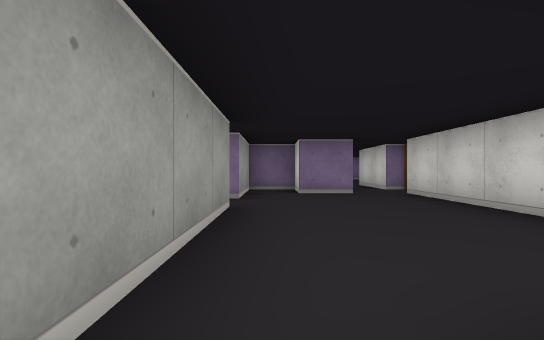
View 1 (above)

24 first-person views from a walk through a cub3D maze. The camera is about half as high as the walls, looks level and sees 85° across. The floor is counted in squares. Each view is taken from the middle of a square. On the plan, view 1 faces up. The plan holds only what a view shows up to about 9 squares ahead; the rest is blank.

View 2
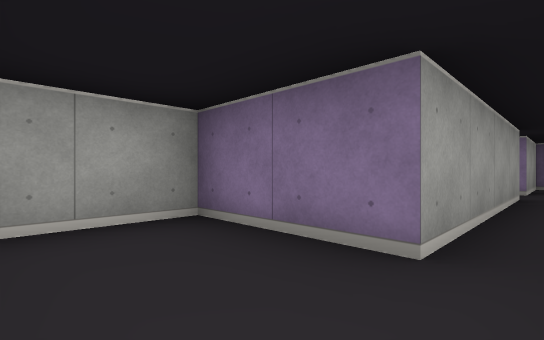

View 3
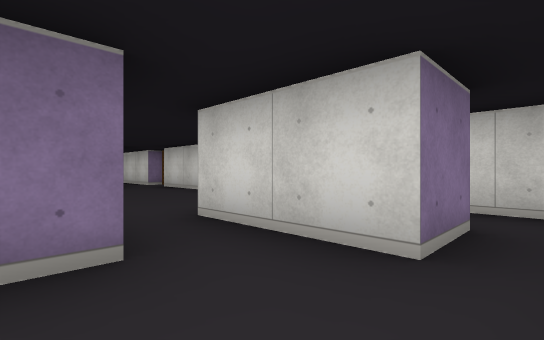

View 4
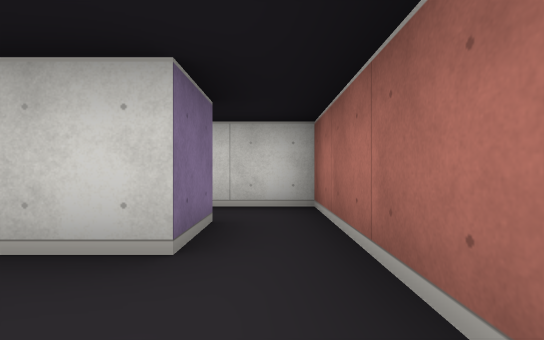

View 5
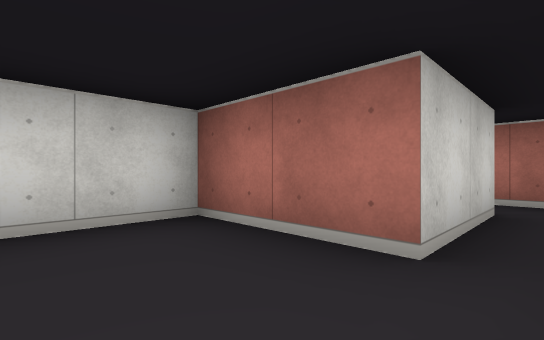

View 6
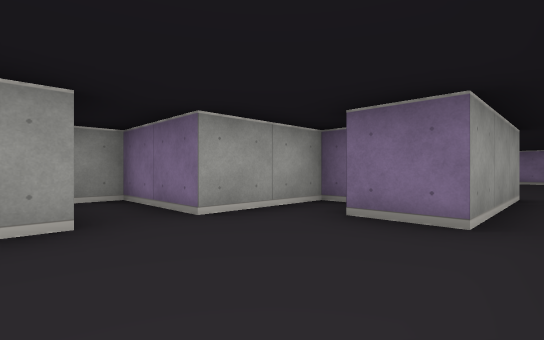

View 7
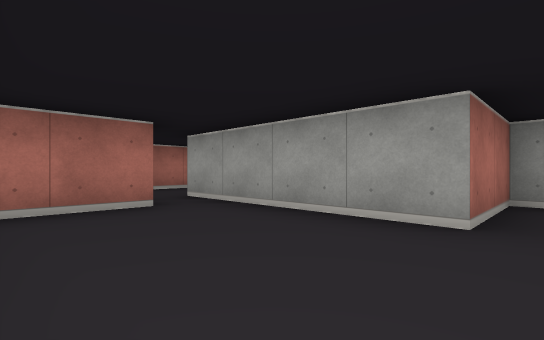

View 8
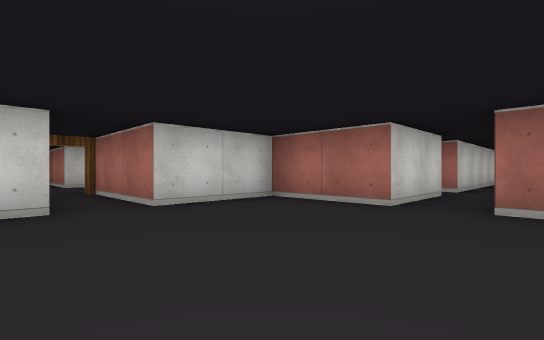

View 9
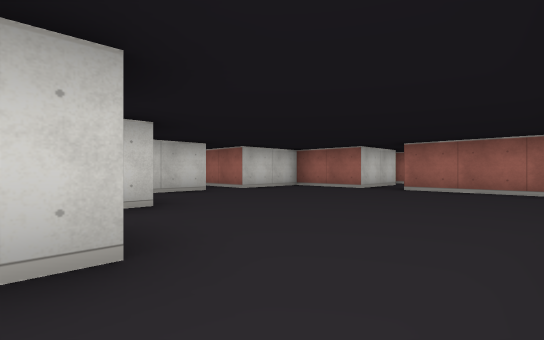

View 10
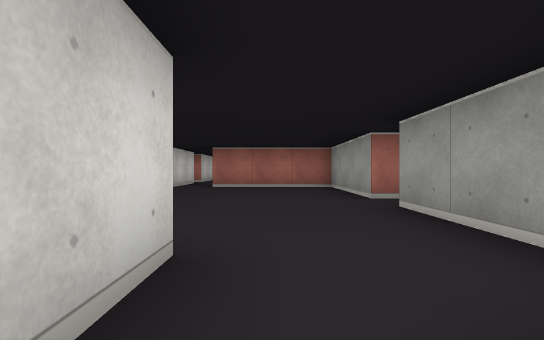

View 11
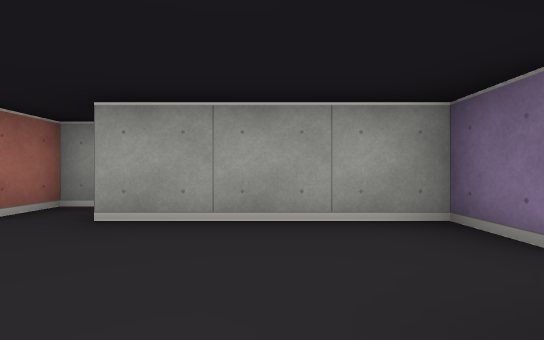

View 12
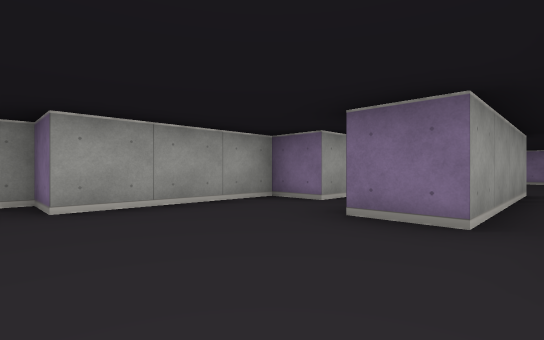

View 13
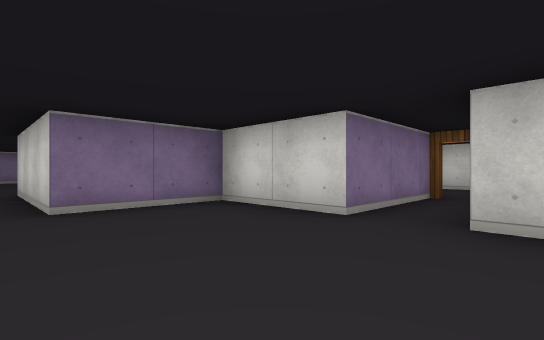

View 14
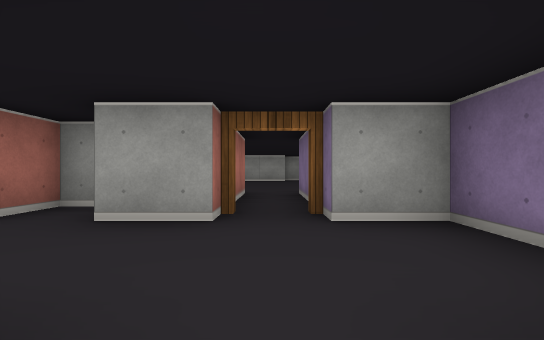

View 15
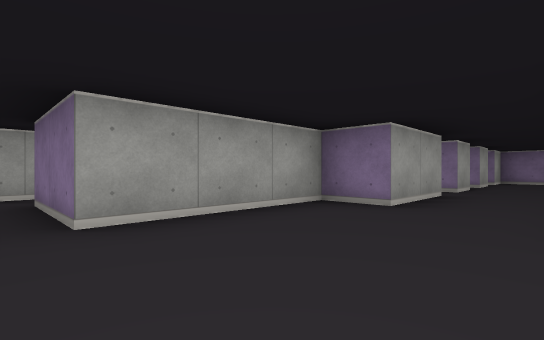

View 16
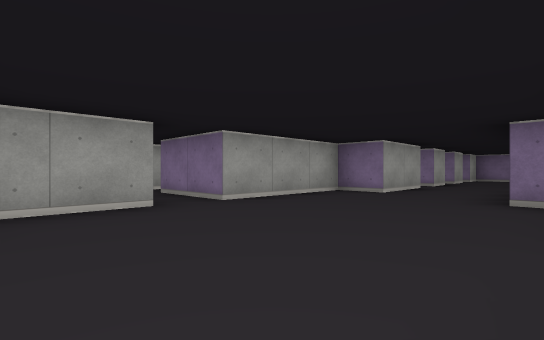

View 17
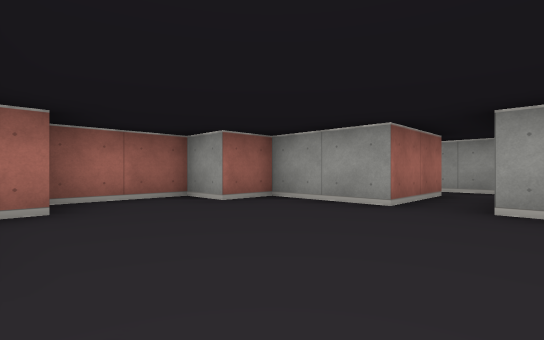

View 18
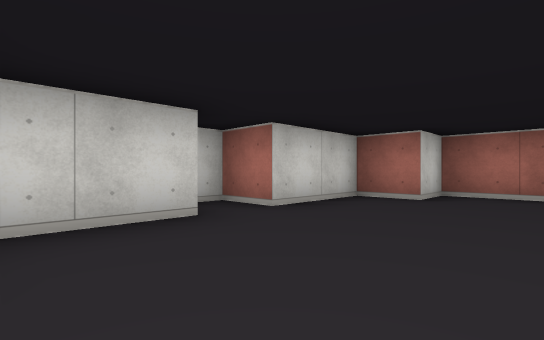

View 19
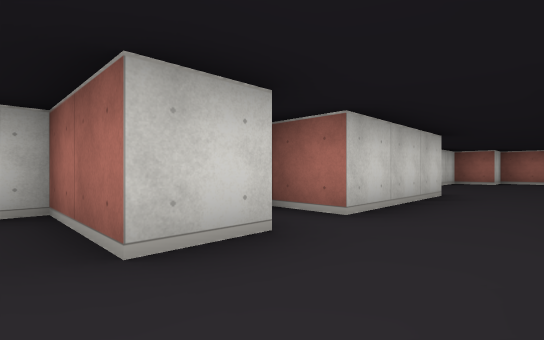

View 20
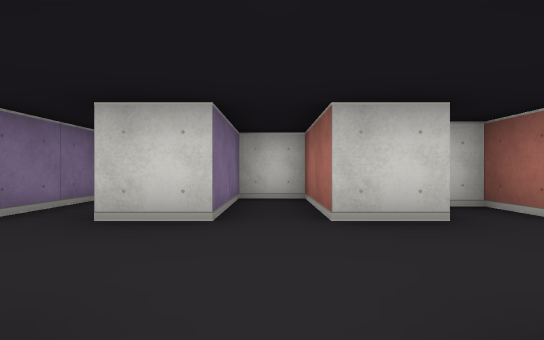

View 21
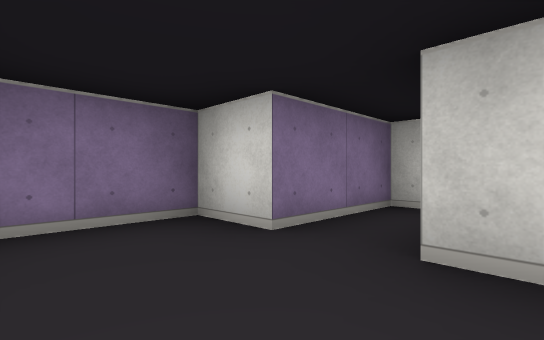

View 22
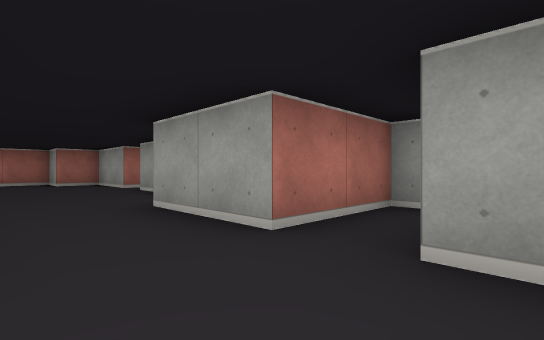

View 23
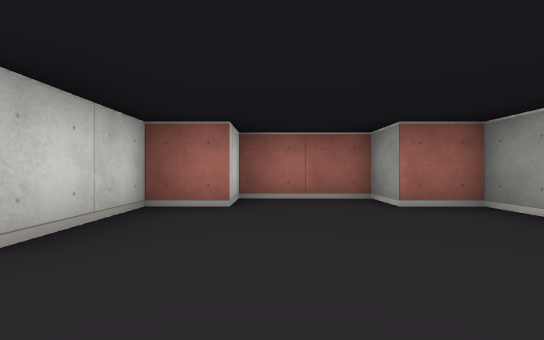

View 24
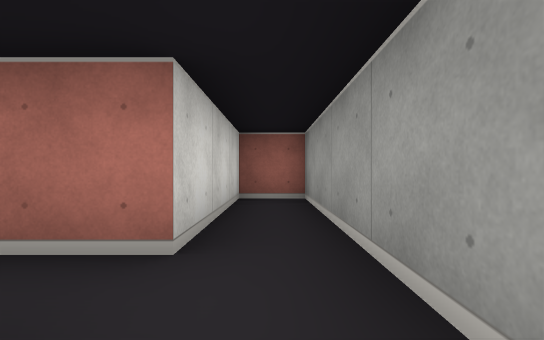

### Floor plan
Points are (right, up) in squares from view 1. A wall is a line through its corners. A room is listed if a view was taken in it or the views show most of it. See-through windows are left out.
Room 1 (views 1, 2, 3, 4)
walls: (-0.5, 0.5) (-0.5, -0.5) (-2.5, -0.5) (-2.5, -2); (1.5, -1.5) (0.5, -1.5) (0.5, 0.5); (-1.6, -2.5) (2.5, -2.5) (2.5, -1.2)
ways out: opening at (0, 0) to room 2
Room 2 (views 5, 6, 7)
walls: (2.5, 6.5) (2.5, 8.5); (0.5, 0.5) (2.5, 0.5) (2.5, 5.5); (1.5, 8.5) (1.5, 5.5) (0.5, 5.5) (0.5, 6.5) (-0.5, 6.5) (-0.5, 4.5) (-2.5, 4.5) (-2.5, 3.5) (-0.5, 3.5) (-0.5, 0.5)
ways out: opening at (0, 0) to room 1; opening at (2, 8) to room 3; open door at (3, 6) to room 7
Room 3 (views 8, 9, 10, 11, 12, 13)
walls: (2.5, 8.5) (4.5, 8.5) (4.5, 10.5) (7.5, 10.5); (-0.5, 16.2) (-0.5, 15.5) (-1.5, 15.5) (-1.5, 12.5) (-2.5, 12.5) (-2.5, 11.5) (-1.5, 11.5) (-1.5, 8.5) (1.5, 8.5); (1.5, 16.5) (1.5, 14.5) (0.5, 14.5) (0.5, 15.5); (7.5, 11.5) (4.5, 11.5) (4.5, 13.5) (2.5, 13.5) (2.5, 16.5)
ways out: opening at (2, 8) to room 2; open door at (7, 11) to room 4; opening at (2, 15.5)
Room 4 (view 14)
walls: (9.5, 10.5) (11.4, 10.5); (11.5, 11.5) (9.5, 11.5) (9.5, 12.5) (7.5, 12.5) (7.5, 11.5)
ways out: open door at (7, 11) to room 3; opening at (8.5, 10) to room 6
Room 5 (views 15, 16, 17, 18, 23)
walls: (6.5, 0.5) (6.5, -1.5) (7.5, -1.5) (7.5, -2.5) (9.5, -2.5) (9.5, -1.5) (10.5, -1.5) (10.5, 0.5) (11.5, 0.5) (11.5, 1); (9.5, 3.5) (9.5, 6.5) (10.5, 6.5) (10.5, 7); (10.5, 1.5) (10.5, 3); (5.5, 6.5) (7.5, 6.5) (7.5, 4.5) (6.5, 4.5) (6.5, 1.5)
ways out: opening at (8.5, 8) to room 6; opening at (5.5, 1) to room 7
Room 6 (views 19, 20, 21, 22)
walls: (9.5, 7.5) (9.5, 8.5) (11.5, 8.5) (11.5, 9.5) (9.5, 9.5) (9.5, 10.5); (7.5, 10.5) (7.5, 9.5); (6.5, 9) (6.5, 8.5) (7.5, 8.5) (7.5, 7.5)
ways out: opening at (8.5, 10) to room 4; opening at (8.5, 8) to room 5
Room 7 (view 24)
walls: (3.5, 2) (3.5, -2.5) (4.5, -2.5) (4.5, 0.5) (6.5, 0.5); (6.5, 1.5) (4.5, 1.5)
ways out: open door at (3, 6) to room 2; opening at (5.5, 1) to room 5

Where each view was taken, in squares from view 1:
view 1: 0 up, 0 right, facing up
view 2: 2 down, 0 right, facing up-left
view 3: 2 down, 1 left, facing up-right
view 4: 2 down, 1 left, facing right
view 5: 2 up, 0 right, facing down-right
view 6: 3 up, 2 right, facing up-left
view 7: 4 up, 2 right, facing down-left
view 8: 12 up, 1 right, facing down-right
view 9: 15 up, 1 left, facing down-right
view 10: 16 up, 0 right, facing down
view 11: 14 up, 1 right, facing left
view 12: 12 up, 2 right, facing up-left
view 13: 10 up, 2 right, facing up-right
view 14: 11 up, 10 right, facing left
view 15: 1 up, 9 right, facing up-left
view 16: 1 down, 10 right, facing up-left
view 17: 2 up, 10 right, facing down-left
view 18: 3 up, 8 right, facing down-right
view 19: 9 up, 8 right, facing down-right
view 20: 9 up, 7 right, facing right
view 21: 10 up, 8 right, facing up-right
view 22: 8 up, 9 right, facing down-left
view 23: 2 up, 9 right, facing down
view 24: 2 up, 4 right, facing down
